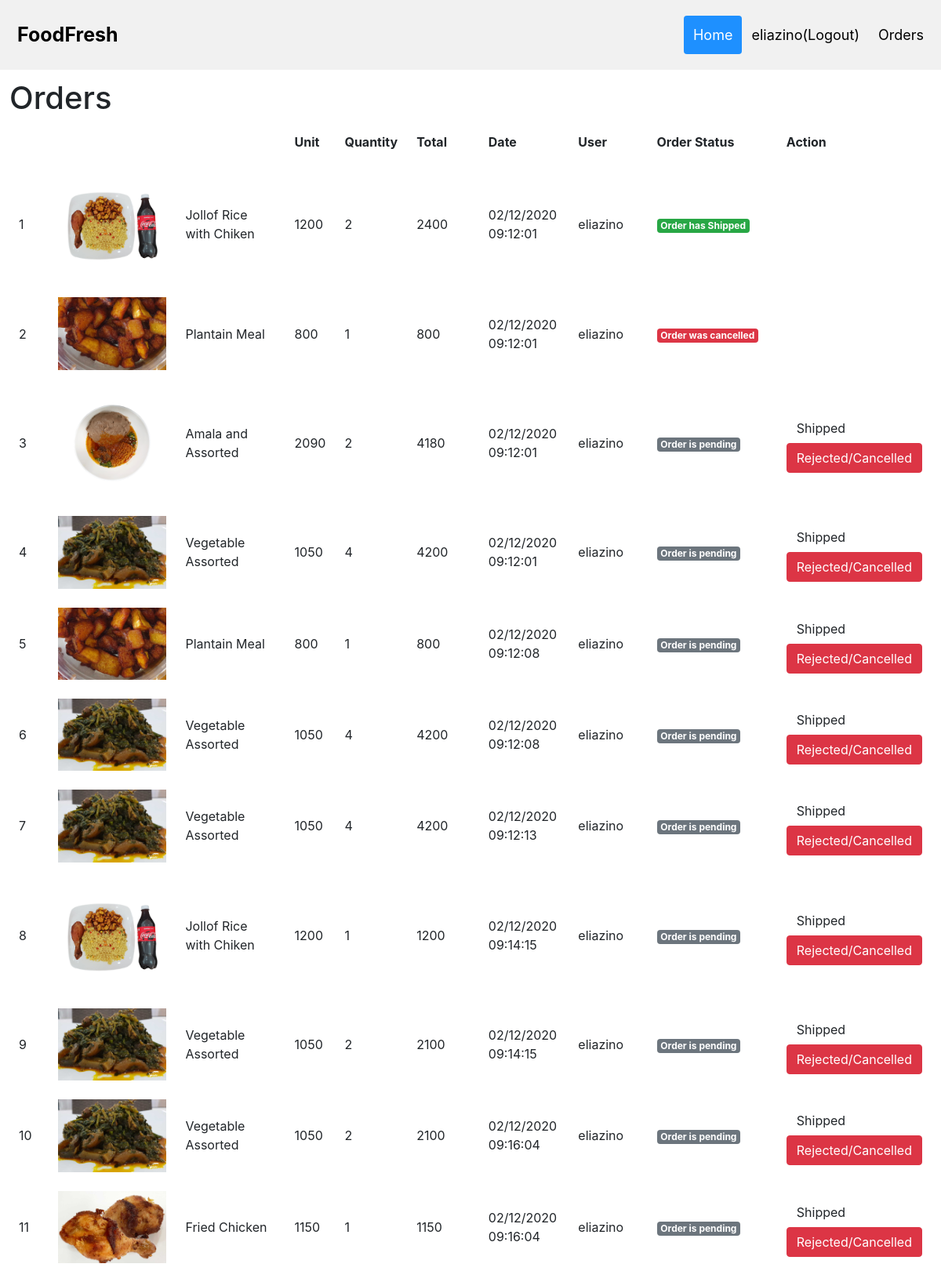
The page /est/admin/orders.php (signed in) on the database its author committed.
### tables this page shows
CREATE TABLE `orders` (
  `id` int(11) NOT NULL,
  `username` varchar(50) NOT NULL,
  `date` varchar(50) NOT NULL,
  `menuID` int(11) NOT NULL,
  `quantity` int(11) NOT NULL,
  `status` int(11) NOT NULL DEFAULT 0,
  `attendant` varchar(50) DEFAULT NULL
);

CREATE TABLE `menu` (
  `id` int(12) NOT NULL,
  `name` varchar(50) NOT NULL,
  `price` int(11) NOT NULL,
  `minquantity` int(11) NOT NULL,
  `maxquantity` int(11) NOT NULL,
  `totalsale` int(11) DEFAULT 0,
  `image` varchar(200) DEFAULT NULL,
  `descr` text DEFAULT NULL
);

### est/server/dbHelper/db.php (called while the page is built, shortened)
<?php
class db{
	private $dbhost = '127.0.0.1';
	private $dbuser = 'root';
	private $dbpass = '';
	private $dbname = 'omsys';
	public function connect(){
		$dbh = new PDO("mysql:host=$this->dbhost;dbname=$this->dbname", $this->dbuser, $this->dbpass);
		$dbh->setAttribute(PDO::ATTR_ERRMODE, PDO::ERRMODE_EXCEPTION);
		return $dbh;
	}
	function selectFromQueryV2($query, $binds = array()){
		$db = $this->connect();
		$f = $db->prepare($query);
		for($i = 0; $i < count($binds); $i++){
			$f->bindParam($i+1, $binds[$i]);
		}
		$f->execute();
		$row = $f->fetchAll(PDO::FETCH_ASSOC);
		if($row){
			$data = json_encode($row, true);
		}else{
			$data = "[]";
		}
		return $data;
	}
}
?>

### est/server/getservice.php (called while the page is built, shortened)
<?php
require_once("dbHelper/db.php");
class getServices{
    public function getOrders($username = ""){
        $dbn = new db();
        if($username == "-"){
            $products = json_decode($dbn->selectFromQueryV2("SELECT orders.*, menu.name, menu.image, menu.price FROM orders, menu WHERE orders.menuID = menu.id"));
        }else{
            $products = json_decode($dbn->selectFromQueryV2("SELECT orders.*, menu.name, menu.image, menu.price FROM orders, menu WHERE orders.menuID = menu.id AND orders.username = ?", array($username)));
        }
        return $products;
    }
}

### est/admin/orders.php (the view, shortened to what this page needs)
<?php
require_once("../server/getservice.php");
$services = new getServices();
?>
<!DOCTYPE html>
<html>
<head>
<link rel="stylesheet" href="../style/products.css">
    <link rel="stylesheet" href="../style/afbc.css">
	<link rel="stylesheet" href="https://cdnjs.cloudflare.com/ajax/libs/font-awesome/4.7.0/css/font-awesome.min.css">
</head>
<body>
<div class="header">
  <a href="#default" class="logo">FoodFresh</a>
  <div class="header-right">
  <a class="active" href="index.php">Home</a>
    <?php
	if(isset($_SESSION["username"])){
        echo '<a href="../destroy.php">'.$_SESSION["username"].'(Logout)</a>';
        echo '<a href="orders.php">Orders</a>';
	}else{
		echo '<a href="account.php">login</a>';
	}
	?>
  </div>
</div>
<div class="wrapper" style="padding:12px">
	<div class="desc">
		<h1>Orders</h1>
	</div>
	<div class="content">
    <table style="border-collapse: collapse; width: 100%;" border="0">
    <tbody>
    <tr class="head">
    <td style="width: 5%;"></td>
    <td style="width: 20%;"></td>
    <td style="width: 15%;"></td>
    <td style="width: 5%;">Unit</td>
    <td style="width: 5%;">Quantity</td>
    <td style="width: 10%;">Total</td>
    <td style="width: 10%;">Date</td>
    <td style="width: 10%;">User</td>
    <td style="width: 10%;">Order Status</td>
    <td style="width: 10%;">Action</td>
    </tr>
    <?php
    $cart = $services->getOrders($_SESSION['username']);
    if(count($cart) > 0){
        for($i=0; $i < count($cart); $i++){
    ?>
        <tr>
        <td style="width: 5%;"><?php echo $i+1; ?></td>
        <td style="width: 25%;"><img src="<?php echo $cart[$i]->image; ?>" alt="Img" class="product-grid__img" style="width:100%; height:auto" /></td>
        <td style="width: 15%;"><?php echo $cart[$i]->name; ?></td>
        <td style="width: 5%;"><?php echo $cart[$i]->price; ?></td>
        <td style="width: 5%;"><?php echo $cart[$i]->quantity; ?></td>
        <td style="width: 10%;"><?php echo intval($cart[$i]->quantity)*$cart[$i]->price; ?></td>
        <td style="width: 10%;"><?php echo $cart[$i]->date;; ?></td>
        <td style="width: 10%;"><?php echo $cart[$i]->username; ?></td>
        <td style="width: 15%;">
            <?php
                if($cart[$i]->status == "0"){
                    echo '<span class="badge badge-secondary">Order is pending</span>';
                }
                if($cart[$i]->status == "1"){
                    echo '<span class="badge badge-success">Order has Shipped</span>';
                }
                if($cart[$i]->status == "-1"){
                    echo '<span class="badge badge-danger">Order was cancelled</span>';
                }
            ?>
        </td>
        <td>
        <?php
                if($cart[$i]->status == "0"){
                    echo '<form action="orders.php" method="post"><input type="hidden" name="status" value = "1" /><input type="hidden" name="id" value = "'.$cart[$i]->id.'" /><button name="orderstatus" type="submit" class="btn btn-link btn-xm">Shipped</button></form>';
                    echo '<form action="orders.php" method="post"><input type="hidden" name="status" value = "-1" /><input type="hidden" name="id" value = "'.$cart[$i]->id.'" /><button name="orderstatus" type="submit" class="btn btn-danger btn-xm">Rejected/Cancelled</button></form>';
                }
            ?>
        </td>
        </tr>
    <?php
        }
    }
    else{
    ?>
    <tr>
        <td colspan="10"><h2>Opps! You have not ordered any food yet</h2></td>
    </tr>
    <?php
    }
    ?>
    </tbody>
</table>
</div>
</div>
</body>
</html>

### est/style/products.css (style rules this page uses)
.wrapper { width: 100%; }
* { box-sizing: border-box; }
body { background: #f3e0e2; color: #777; font-family: "Open Sans", Arial, sans-serif; margin:0px }
.product-grid__img { max-width: 100%; height: auto; max-height: 100%; }
.header { overflow: hidden; background-color: #f1f1f1; padding: 20px 10px; }
.header a { float: left; color: black; text-align: center; padding: 12px; text-decoration: none; font-size: 18px; line-height: 25px; border-radius: 4px; }
.header a.logo { font-size: 25px; font-weight: bold; }
.header a.active { background-color: dodgerblue; color: white; }
.header-right { float: right; }

### est/admin/orders.php (style rules this page uses)
td { padding:12px }
.head td { font-weight:bold }
.btn { display: inline-block; font-weight: 400; color: #212529; text-align: center; vertical-align: middle; -webkit-user-select: none; -moz-user-select: none; -ms-user-select: none; user-select: none; background-color: transparent; border: 1px solid transparent; border-top-color: transparent; border-right-color: transparent; border-bottom-color: transparent; border-left-color: transparent; padding: .375rem .75rem; font-size: 1rem; line-height: 1.5; border-radius: .25rem; transition: color .15s ease-in-out,background-color .15s ease-in-out,border-color .15s ease-in-out,box-shadow .15s ease-in-out; cursor: pointer; }
.btn-danger { color: #fff; background-color: #dc3545; border-color: #dc3545; }

### rows shown on the page
orders: menuID.image (picture), menuID.name "Jollof Rice with Chiken", menuID.price "1200", quantity "2", intval($cart[$i]->quantity)*$cart[$i]->price "2400", date "02/12/2020 09:12:01", username "eliazino", status "Order has Shipped"
orders: menuID.image (picture), menuID.name "Plantain Meal", menuID.price "800", quantity "1", intval($cart[$i]->quantity)*$cart[$i]->price "800", date "02/12/2020 09:12:01", username "eliazino", status "Order was cancelled"
orders: menuID.image (picture), menuID.name "Amala and Assorted", menuID.price "2090", quantity "2", intval($cart[$i]->quantity)*$cart[$i]->price "4180", date "02/12/2020 09:12:01", username "eliazino", status "Order is pending"
orders: menuID.image (picture), menuID.name "Vegetable Assorted", menuID.price "1050", quantity "4", intval($cart[$i]->quantity)*$cart[$i]->price "4200", date "02/12/2020 09:12:01", username "eliazino", status "Order is pending"
orders: menuID.image (picture), menuID.name "Plantain Meal", menuID.price "800", quantity "1", intval($cart[$i]->quantity)*$cart[$i]->price "800", date "02/12/2020 09:12:08", username "eliazino", status "Order is pending"
orders: menuID.image (picture), menuID.name "Vegetable Assorted", menuID.price "1050", quantity "4", intval($cart[$i]->quantity)*$cart[$i]->price "4200", date "02/12/2020 09:12:08", username "eliazino", status "Order is pending"
orders: menuID.image (picture), menuID.name "Vegetable Assorted", menuID.price "1050", quantity "4", intval($cart[$i]->quantity)*$cart[$i]->price "4200", date "02/12/2020 09:12:13", username "eliazino", status "Order is pending"
orders: menuID.image (picture), menuID.name "Jollof Rice with Chiken", menuID.price "1200", quantity "1", intval($cart[$i]->quantity)*$cart[$i]->price "1200", date "02/12/2020 09:14:15", username "eliazino", status "Order is pending"
orders: menuID.image (picture), menuID.name "Vegetable Assorted", menuID.price "1050", quantity "2", intval($cart[$i]->quantity)*$cart[$i]->price "2100", date "02/12/2020 09:14:15", username "eliazino", status "Order is pending"
orders: menuID.image (picture), menuID.name "Vegetable Assorted", menuID.price "1050", quantity "2", intval($cart[$i]->quantity)*$cart[$i]->price "2100", date "02/12/2020 09:16:04", username "eliazino", status "Order is pending"
orders: menuID.image (picture), menuID.name "Fried Chicken", menuID.price "1150", quantity "1", intval($cart[$i]->quantity)*$cart[$i]->price "1150", date "02/12/2020 09:16:04", username "eliazino", status "Order is pending"

### other values the page prints
$_SESSION["username"] "eliazino"
